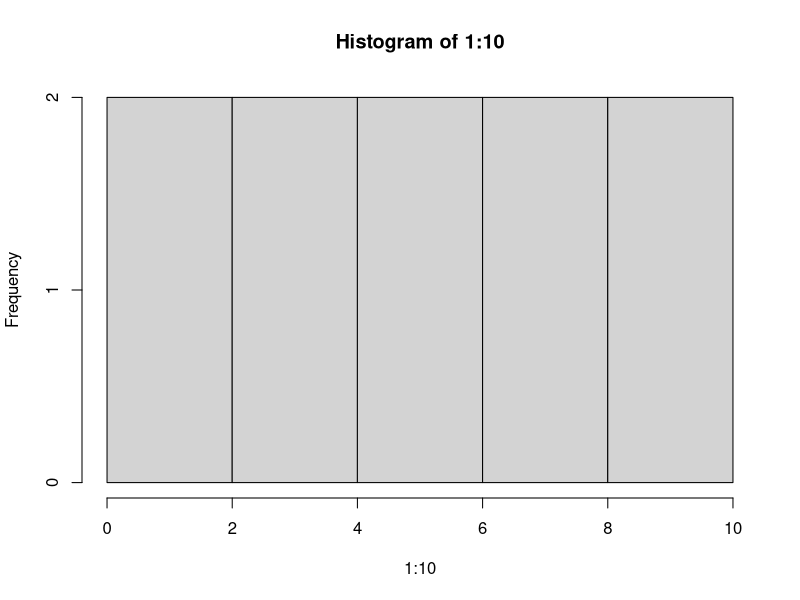
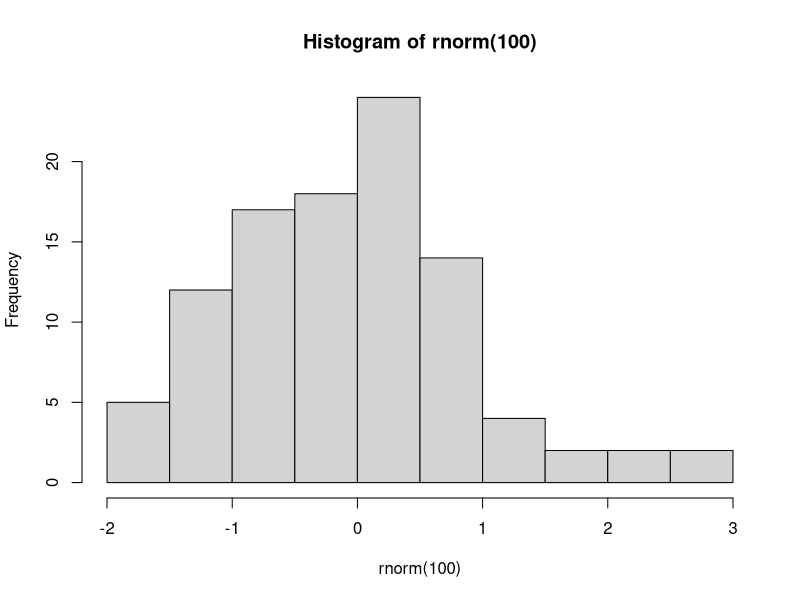

Write R code to recreate these figures, in order.
## ---- chunk 1
edades <- c(39, 33, 26, 223)
hist(1:10)
## ---- chunk 2
hist(rnorm(100))
## ---- chunk 3
library(knitr)
tabla <- data.frame(
  nombre = c("Ana", "Luis", "María"),
  edad = c(22, 30, 28)
)
kable(tabla)
## ---- chunk 4
# message=FALSE oculta mensajes de librerías
# warning=FALSE oculta warnings
summary(cars)
